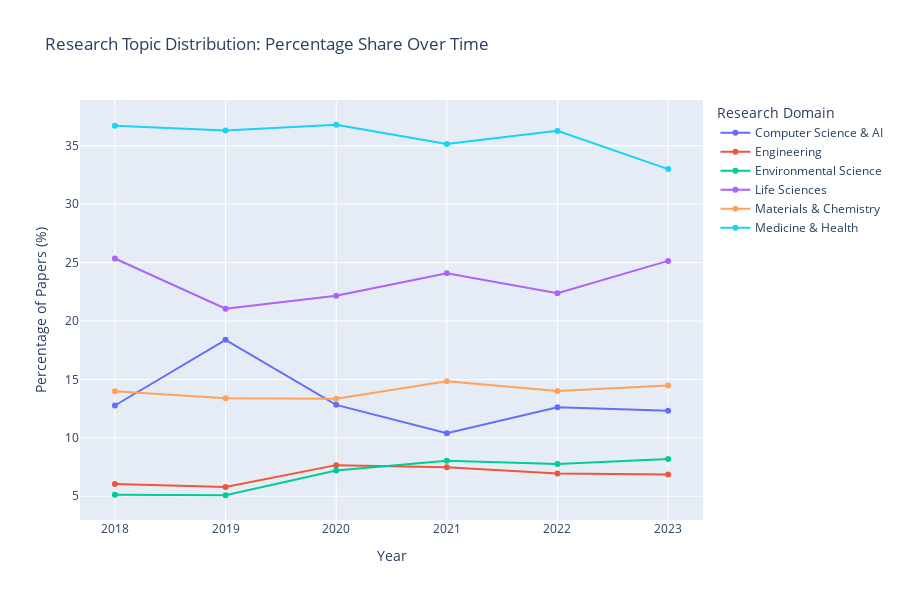

Notebook cell for this chart:
### Code cell
# Alternative: Line chart showing percentage distribution
# Calculate percentage of total papers per year
yearly_totals = topic_trends.groupby('year')['papers'].sum().reset_index()
yearly_totals.columns = ['year', 'total_papers']

topic_trends_pct = topic_trends.merge(yearly_totals, on='year')
topic_trends_pct['percentage'] = (topic_trends_pct['papers'] / topic_trends_pct['total_papers']) * 100

fig = px.line(
    topic_trends_pct,
    x='year',
    y='percentage',
    color='topic',
    markers=True,
    title='Research Topic Distribution: Percentage Share Over Time',
    labels={'percentage': 'Percentage of Papers (%)', 'year': 'Year', 'topic': 'Research Domain'}
)

fig.update_layout(height=600, hovermode='x unified')
fig.show()

### Figure 1 — Plotly figure (JSON) as saved in the notebook; plotly's stock layout.template omitted (floating-point values rounded to 4 significant figures)
{"data": [{"hovertemplate": "Research Domain=Computer Science & AI<br>Year=%{x}<br>Percentage of Papers (%)=%{y}<extra></extra>", "legendgroup": "Computer Science & AI", "line": {"color": "#636efa", "dash": "solid"}, "marker": {"symbol": "circle"}, "mode": "lines+markers", "name": "Computer Science & AI", "orientation": "v", "showlegend": true, "type": "scatter", "x": [2018, 2019, 2020, 2021, 2022, 2023], "xaxis": "x", "y": [12.77, 18.39, 12.82, 10.39, 12.62, 12.32], "yaxis": "y"}, {"hovertemplate": "Research Domain=Engineering<br>Year=%{x}<br>Percentage of Papers (%)=%{y}<extra></extra>", "legendgroup": "Engineering", "line": {"color": "#EF553B", "dash": "solid"}, "marker": {"symbol": "circle"}, "mode": "lines+markers", "name": "Engineering", "orientation": "v", "showlegend": true, "type": "scatter", "x": [2018, 2019, 2020, 2021, 2022, 2023], "xaxis": "x", "y": [6.058, 5.79, 7.663, 7.49, 6.951, 6.865], "yaxis": "y"}, {"hovertemplate": "Research Domain=Environmental Science<br>Year=%{x}<br>Percentage of Papers (%)=%{y}<extra></extra>", "legendgroup": "Environmental Science", "line": {"color": "#00cc96", "dash": "solid"}, "marker": {"symbol": "circle"}, "mode": "lines+markers", "name": "Environmental Science", "orientation": "v", "showlegend": true, "type": "scatter", "x": [2018, 2019, 2020, 2021, 2022, 2023], "xaxis": "x", "y": [5.126, 5.086, 7.208, 8.03, 7.769, 8.189], "yaxis": "y"}, {"hovertemplate": "Research Domain=Life Sciences<br>Year=%{x}<br>Percentage of Papers (%)=%{y}<extra></extra>", "legendgroup": "Life Sciences", "line": {"color": "#ab63fa", "dash": "solid"}, "marker": {"symbol": "circle"}, "mode": "lines+markers", "name": "Life Sciences", "orientation": "v", "showlegend": true, "type": "scatter", "x": [2018, 2019, 2020, 2021, 2022, 2023], "xaxis": "x", "y": [25.35, 21.05, 22.15, 24.09, 22.37, 25.14], "yaxis": "y"}, {"hovertemplate": "Research Domain=Materials & Chemistry<br>Year=%{x}<br>Percentage of Papers (%)=%{y}<extra></extra>", "legendgroup": "Materials & Chemistry", "line": {"color": "#FFA15A", "dash": "solid"}, "marker": {"symbol": "circle"}, "mode": "lines+markers", "name": "Materials & Chemistry", "orientation": "v", "showlegend": true, "type": "scatter", "x": [2018, 2019, 2020, 2021, 2022, 2023], "xaxis": "x", "y": [13.98, 13.38, 13.35, 14.84, 14.02, 14.47], "yaxis": "y"}, {"hovertemplate": "Research Domain=Medicine & Health<br>Year=%{x}<br>Percentage of Papers (%)=%{y}<extra></extra>", "legendgroup": "Medicine & Health", "line": {"color": "#19d3f3", "dash": "solid"}, "marker": {"symbol": "circle"}, "mode": "lines+markers", "name": "Medicine & Health", "orientation": "v", "showlegend": true, "type": "scatter", "x": [2018, 2019, 2020, 2021, 2022, 2023], "xaxis": "x", "y": [36.72, 36.31, 36.8, 35.16, 36.27, 33.0], "yaxis": "y"}], "layout": {"height": 600, "hovermode": "x unified", "legend": {"title": {"text": "Research Domain"}, "tracegroupgap": 0}, "title": {"text": "Research Topic Distribution: Percentage Share Over Time"}, "xaxis": {"anchor": "y", "domain": [0, 1], "title": {"text": "Year"}}, "yaxis": {"anchor": "x", "domain": [0, 1], "title": {"text": "Percentage of Papers (%)"}}}}
